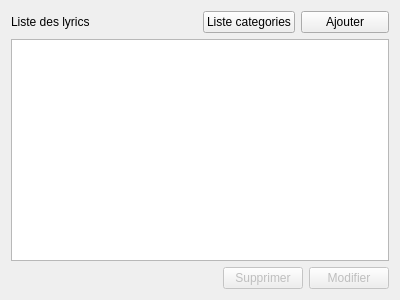
<?xml version="1.0" encoding="UTF-8"?>
<ui version="4.0">
 <class>Form</class>
 <widget class="QWidget" name="Form">
  <property name="geometry">
   <rect>
    <x>0</x>
    <y>0</y>
    <width>400</width>
    <height>300</height>
   </rect>
  </property>
  <property name="windowTitle">
   <string>Form</string>
  </property>
  <layout class="QVBoxLayout" name="verticalLayout">
   <item>
    <layout class="QHBoxLayout" name="horizontalLayout_2">
     <item>
      <widget class="QLabel" name="label">
       <property name="text">
        <string>Liste des lyrics</string>
       </property>
      </widget>
     </item>
     <item>
      <layout class="QHBoxLayout" name="horizontalLayout" stretch="0,0">
       <item>
        <widget class="QPushButton" name="btn_to_category">
         <property name="text">
          <string>Liste categories</string>
         </property>
        </widget>
       </item>
       <item>
        <widget class="QPushButton" name="btn_to_add_form">
         <property name="text">
          <string>Ajouter</string>
         </property>
        </widget>
       </item>
      </layout>
     </item>
    </layout>
   </item>
   <item>
    <widget class="QTableView" name="table_songs"/>
   </item>
   <item>
    <layout class="QHBoxLayout" name="horizontalLayout_3">
     <item>
      <spacer name="horizontalSpacer">
       <property name="orientation">
        <enum>Qt::Orientation::Horizontal</enum>
       </property>
       <property name="sizeHint" stdset="0">
        <size>
         <width>40</width>
         <height>20</height>
        </size>
       </property>
      </spacer>
     </item>
     <item>
      <widget class="QPushButton" name="btn_delete">
       <property name="enabled">
        <bool>false</bool>
       </property>
       <property name="text">
        <string>Supprimer</string>
       </property>
      </widget>
     </item>
     <item>
      <widget class="QPushButton" name="btn_update">
       <property name="enabled">
        <bool>false</bool>
       </property>
       <property name="text">
        <string>Modifier</string>
       </property>
      </widget>
     </item>
    </layout>
   </item>
  </layout>
 </widget>
 <resources/>
 <connections/>
</ui>
